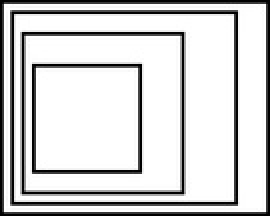
#> input picture boxes1.jpg, 135 x 108 px, shrunk from 228 x 183 before the run (shown 2 times larger)
$ jupyter execute 'Find Boxes.ipynb'   (shell and % lines are left out)
#> lines starting #> are read from the running program, lines starting #| are printed output that depends on the picture; after the words box and inside, x2 and y2 are one past the last pixel; in counts of white or black regions, pixels touching at a corner belong together
# Finding Boxes using OpenCV

- Based on [`findCountours` method](https://docs.opencv.org/3.4/d3/dc0/group__imgproc__shape.html#ga17ed9f5d79ae97bd4c7cf18403e1689a)in openCV.
- Boundaries of the image is also calculated as a box

## Depedencies

### Setup

[cell 1]
import numpy as np
import cv2

import matplotlib.pyplot as plt


def get_contours(image_file):
    """Given an image file, convert it to gray scale and find contours

    Args:
        image_file (str): path to image file

    Return:
        org_img (np.array): orginal image
        im (np.array): np array image with contours
        contours (np.array): 3d np shape location ?

    """
#> called with image_file = 'boxes1.jpg'
    image = cv2.imread(image_file)
#> image is the input picture: shape (108, 135, 3); min 0, max 255, mean 210.2
    gray_image = cv2.cvtColor(image, cv2.COLOR_BGR2GRAY)
    ret, thresh = cv2.threshold(gray_image,127, 255, 0)
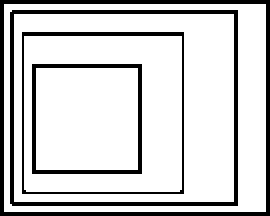
#> thresh: shape (108, 135) (shown 2 times larger); 82.1% white; 4 black regions
    im, contours = cv2.findContours(thresh, cv2.RETR_TREE, cv2.CHAIN_APPROX_SIMPLE)
#> im = 7 contours; box (x1, y1, x2, y2) and area: (2, 2, 133, 106) 13390, (4, 4, 120, 104) 11380, (7, 7, 117, 101) 10137, (10, 15, 93, 98) 6722, (12, 18, 91, 96) 6005, (15, 31, 72, 88) 3134, (18, 34, 69, 85) 2500; contours = [[-1, -1, 1, -1], [-1, -1, 2, 0], [-1, -1, 3, 1], [-1, -1, 4, 2], [-1, -1, 5, 3], [-1, -1, 6, 4], [-1, -1, -1, 5]]
    return  image, im, contours


def plot_results(org_img, img):
    """Draw contours in orginal image

    Args:
        org_img: original image
        img: contour boxes

    """
    with_contours = cv2.drawContours(org_img, img ,-1,(0,255,0),3)
    plt.imshow(with_contours)


def count_boxes(img):
    """A box will only have 4 points.

    Args:
        img: contours

    Return:


    """
    return sum(1 for x in img if len(x) == 4)

## Box 1 Results

[cell 2]
org_img, img, contours = get_contours('boxes1.jpg')
#> img has the same summary as im in get_contours
plot_results(org_img, img)
#> in plot_results, `with_contours = cv2.drawContours(org_img, img ,-1,(0,255,0),3)`:
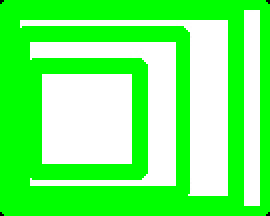
#> with_contours: shape (108, 135, 3) (shown 2 times larger); mean B, G, R 112.2, 254.8, 112.2

[cell 3]
print('There are %d boxes' % count_boxes(img))
#| There are 3 boxes

## Box 2 Results

[cell 4]
org_img_2, img_2, contours_2 = get_contours('boxes2.jpg')
#> call 2 of get_contours, with image_file = 'boxes2.jpg'
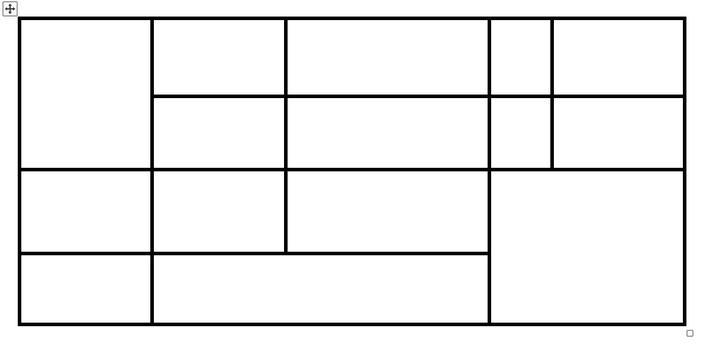
#> input picture boxes2.jpg, 703 x 351 px, shrunk from 1188 x 594 before the run
#> in get_contours, image is the input picture: shape (351, 703, 3); min 0, max 255, mean 238.2
#> in get_contours (call 2), `ret, thresh = cv2.threshold(gray_image,127, 255, 0)`:
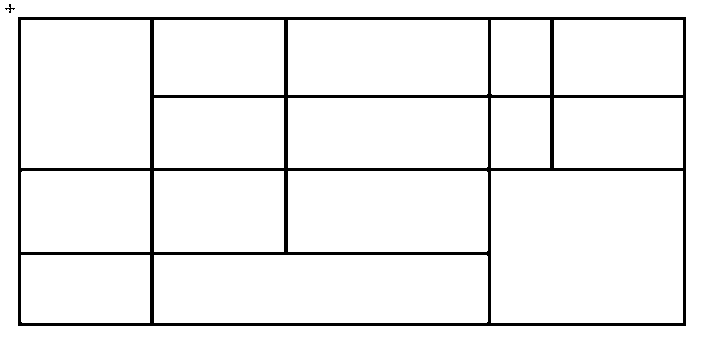
#> thresh: shape (351, 703); 94.2% white; 2 black regions
#> in get_contours (call 2), `im, contours = cv2.findContours(thresh, cv2.RETR_TREE, cv2.CHAIN_APPRO..`: im = 18 contours; largest, box (x1, y1, x2, y2) and area: (0, 0, 703, 351) 245700, (17, 16, 687, 327) 207388, (491, 171, 683, 323) 28841, (154, 255, 488, 323) 22310, (21, 20, 150, 168) 18816; contours = 18 rows, first 6: [-1, -1, 1, -1], [17, -1, 2, 0], [3, -1, -1, 1], [4, 2, -1, 1], [5, 3, -1, 1], [6, 4, -1, 1]
#> img_2 has the same summary as im in get_contours; contours_2 has the same summary as contours in get_contours
plot_results(org_img_2, img_2)
#> in plot_results (call 2), `with_contours = cv2.drawContours(org_img, img ,-1,(0,255,0),3)`:
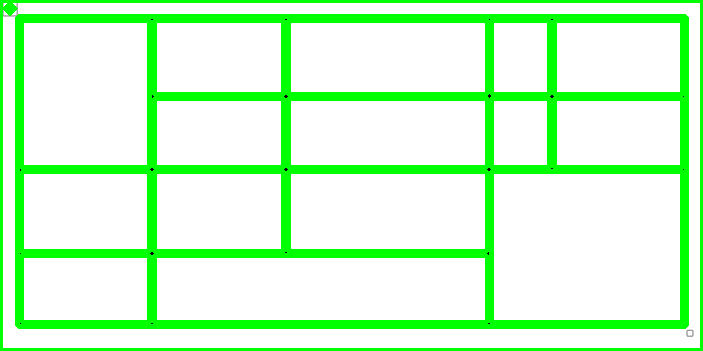
#> with_contours: shape (351, 703, 3); mean B, G, R 206, 254.9, 206

[cell 5]
print('There are %d boxes' % count_boxes(img_2))
#| There are 9 boxes

## Table 1 Results

[cell 6]
org_img_3, img_3, contours_3 = get_contours('table1.jpg')
#> call 3 of get_contours, with image_file = 'table1.jpg'
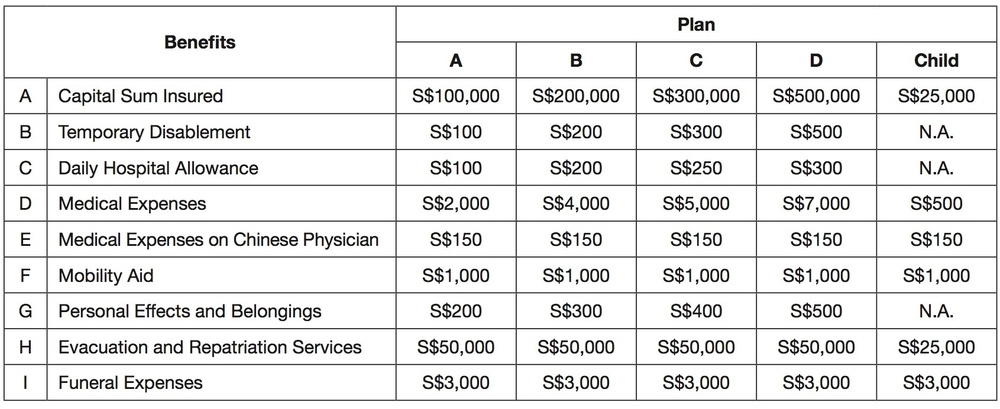
#> input picture table1.jpg, 1000 x 409 px, shrunk from 1691 x 692 before the run
#> in get_contours, image is the input picture: shape (409, 1000, 3); mean B, G, R 230.4, 230.7, 230.6
#> in get_contours (call 3), `ret, thresh = cv2.threshold(gray_image,127, 255, 0)`:
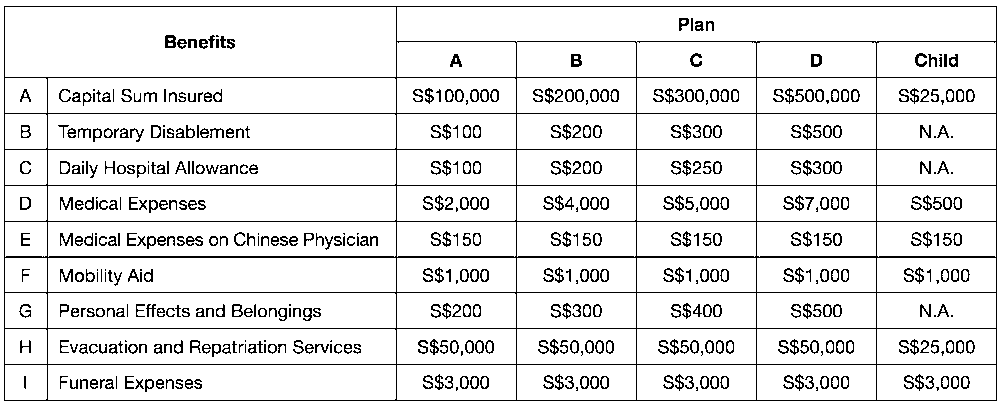
#> thresh: shape (409, 1000); 90.4% white; black in thin lines or dots
#> in get_contours (call 3), `im, contours = cv2.findContours(thresh, cv2.RETR_TREE, cv2.CHAIN_APPRO..`: im = 890 contours, 203 with area under 20; largest, box (x1, y1, x2, y2) and area: (0, 0, 1000, 409) 407592, (3, 5, 998, 402) 393622, (397, 7, 996, 77) 27758, (5, 7, 396, 77) 26910, (48, 365, 396, 400) 11798; contours = 890 rows, first 6: [-1, -1, 1, -1], [-1, -1, 2, 0], [15, -1, 3, 1], [4, -1, -1, 2], [6, 3, 5, 2], [-1, -1, -1, 4]
#> img_3 has the same summary as im in get_contours; contours_3 has the same summary as contours in get_contours

[cell 7]
plot_results(org_img_3, img_3)
#> in plot_results (call 3), `with_contours = cv2.drawContours(org_img, img ,-1,(0,255,0),3)`:
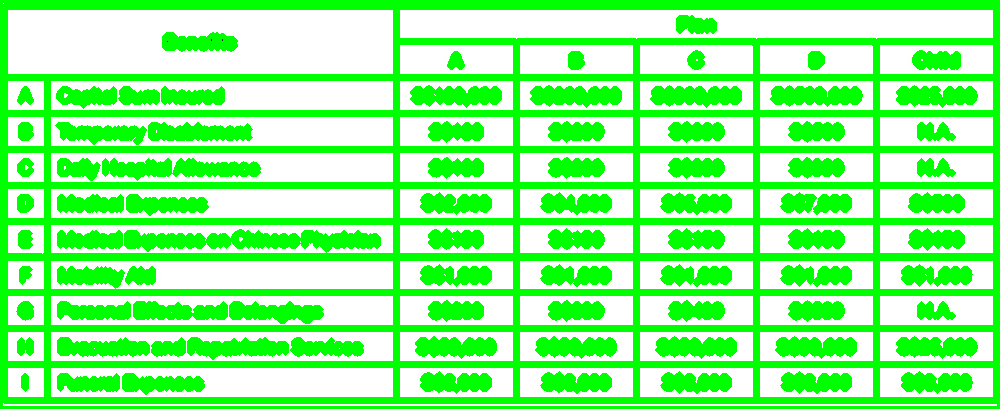
#> with_contours: shape (409, 1000, 3); mean B, G, R 137.5, 254.9, 137.6

[cell 8]
print('There are %d boxes' % count_boxes(img_3))
#| There are 128 boxes
